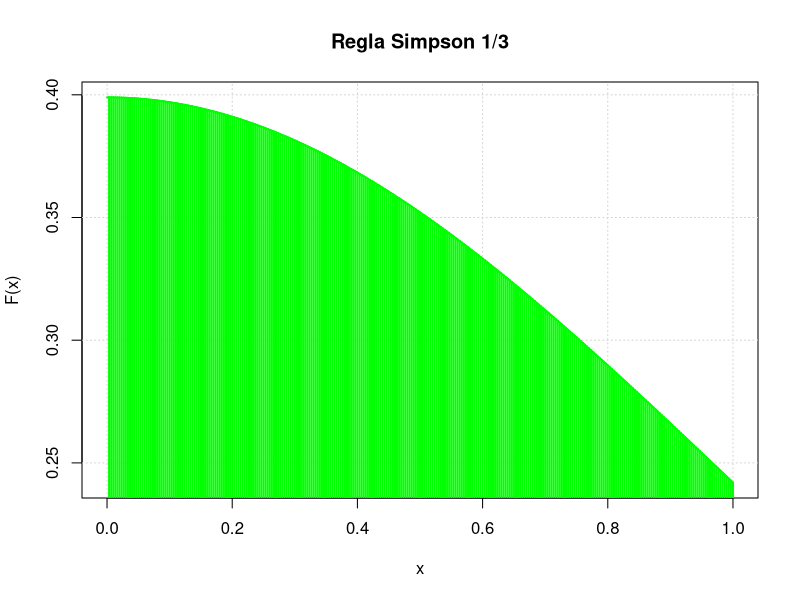

Generate this figure with R:
# METODO DE INTEGRACION POR REGLA DE SIMPSON 1/3 (SOLO SIRVE CUANDO N ES PAR)

## parametros iniciales
rm(list = ls())
##DESVIACION ESTANDAR = 1, MEDIA= 0
ecuacion<-function(x){1/sqrt(2*pi)*exp(-x^2/2)}


## Algoritmo
SIMPSON<-function(ecuacion,a,b,n,es){
  if (a>b) {### Sirve para acomodar los rangos de intervalos de una funcion [a,b]
    cambio<-a
    b<-cambio
    a<-b
  }
  
  dx<-(b-a)/n
  
  ##Grafica
  xg<-seq(a,b,dx)
  plot(xg,ecuacion(xg),type="l",col="blue",main="Regla Simpson 1/3"
       ,xlab = "x",ylab = "F(x)")
  grid()
  
  for (i in 1:n) {
    segments(xg[i],0,xg[i+1],0,col = "green",lwd = 2)
    segments(xg[i+1],0,xg[i+1],ecuacion(xg[i+1]),col = "green",lwd = 2)
    segments(xg[i+1],ecuacion(xg[i+1]),xg[i],ecuacion(xg[i]),col = "green",lwd = 2)
  }
  
  xi<-a
  ## PRIMER TRAMO
  sumatoria<-ecuacion(xi)
  ## SUMATORIA CADA DOS TRAMOS
  for (i in 1:n-2) {
    if (i%%2!=0) { #si no es par la iteracion, debe multiplicar por 4
      xi<-xi+dx
      sumatoria = sumatoria + 4*ecuacion(xi)
    }else{ #si es par la iteracion, debe multiplicar por 2
      xi <- xi+dx
      sumatoria = sumatoria + 2*ecuacion(xi)
    }
  }
  ## ULTIMO TRAMO
  sumatoria = sumatoria + ecuacion(b)
  area = sumatoria*dx/3
  
  
  cat("El area bajo la curva fue de: ", area,
      " con un numero de subintervalos de: ", n,
      "intervalos \n")
  L<-integrate(ecuacion,1,3)
  return(L) #Imprimir valores con error absoluto
}

SIMPSON(ecuacion,0,1,300,0)
